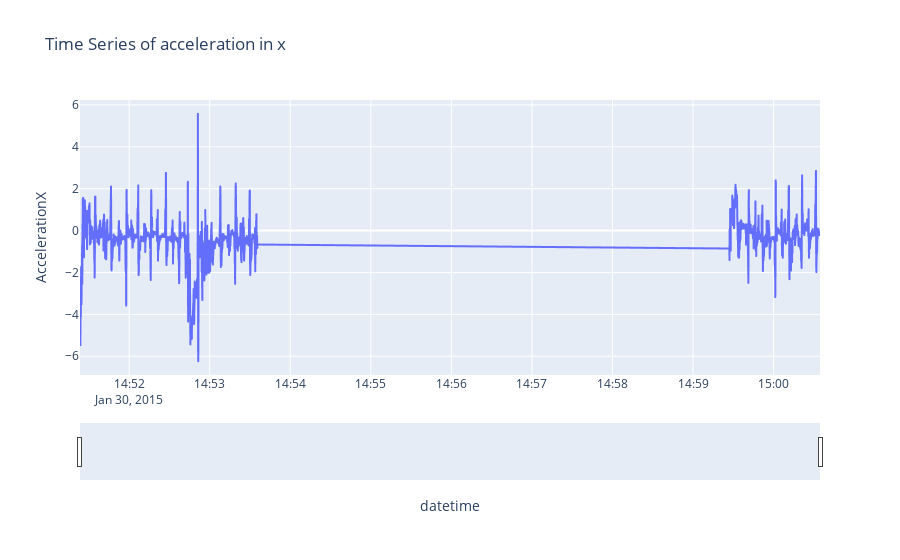

The notebook cell saved with this chart:
### Code cell
import plotly.express as px
import pandas as pd

fig = px.line(measure1_df.iloc[rng], x='datetime', y='AccelerationX', title='Time Series of acceleration in x')

fig.update_xaxes(rangeslider_visible=True)
fig.show()

### Figure 1 — Plotly figure (JSON) as saved in the notebook; plotly's stock layout.template omitted (floating-point values rounded to 4 significant figures; data arrays with more than 128 entries replaced by an {"elided": "..."} marker saying what was removed)
{"data": [{"hovertemplate": "datetime=%{x}<br>AccelerationX=%{y}<extra></extra>", "legendgroup": "", "line": {"color": "#636efa", "dash": "solid"}, "marker": {"symbol": "circle"}, "mode": "lines", "name": "", "showlegend": false, "type": "scattergl", "x": {"elided": "2000 str values"}, "xaxis": "x", "y": {"elided": "2000 float values"}, "yaxis": "y"}], "layout": {"legend": {"tracegroupgap": 0}, "title": {"text": "Time Series of acceleration in x"}, "xaxis": {"anchor": "y", "domain": [0, 1], "rangeslider": {"visible": true}, "title": {"text": "datetime"}}, "yaxis": {"anchor": "x", "domain": [0, 1], "title": {"text": "AccelerationX"}}}}
